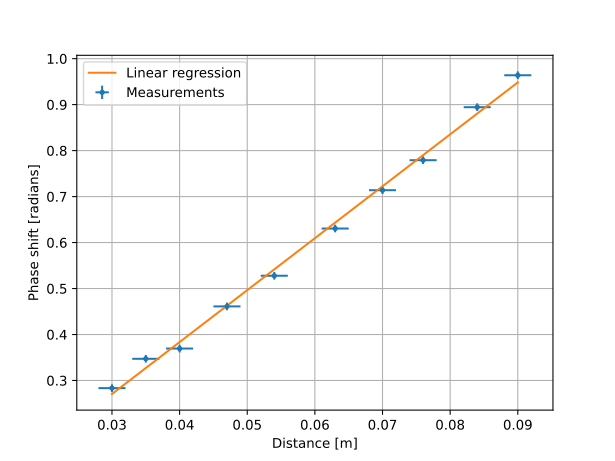

Write the Python code that produced this figure.
import numpy as np
import scipy
from matplotlib import pyplot as plt
from utils import propagate_error

f = 4.15e3  # kHz
zamzam_x = 70.1  # initial distance [cm] +- 2 mm
dx = (
    np.array((73.1, 73.6, 74.1, 74.8, 75.5, 76.4, 77.1, 77.7, 78.5, 79.1)) - zamzam_x
) / 100  # distance [cm] +- 2 mm
phase = np.array(
    (102, 125, 133, 166, -170, -133, -103, -79.5, -38, -13)
)  # phase shift [deg]
phase = np.radians((phase + 360) % 360)
phase_err = np.radians((3, 3, 3, 3, 3, 3, 3, 3, 3, 3))  # phase shift error [deg]
plt.figure(2)
plt.errorbar(
    dx,
    phase / (2 * np.pi),
    xerr=0.002,
    yerr=phase_err / (2 * np.pi),
    fmt=".",
    label="Measurements",
)

# Linear regression
reg = scipy.stats.linregress(dx, phase)
y = reg.slope * dx + reg.intercept
r = reg.rvalue
r2 = r**2
print(f"r = {r:.3f}, R² = {r2:.3f}")
plt.plot(dx, y / (2 * np.pi), label="Linear regression")

plt.xlabel("Distance [m]")
plt.ylabel("Phase shift [radians]")
plt.legend()
plt.savefig("phase_shift.svg", format="svg")
plt.show()


def lam_func(slope):
    return 2 * np.pi / slope


lam = 2 * np.pi / reg.slope
lam_err = propagate_error(lam_func, (reg.slope,), (reg.stderr,))
print(f"Wavelength of sound in air is {lam:.3f} ± {lam_err:.3f} cm")


def v_func(lambd, freq):
    return lambd * freq


v = v_func(lam, f)
v_err = propagate_error(v_func, (lam, f), (lam_err, 17.82))
print(f"Speed of sound in air is {v:.3f} ± {v_err:.3f} m/s")
